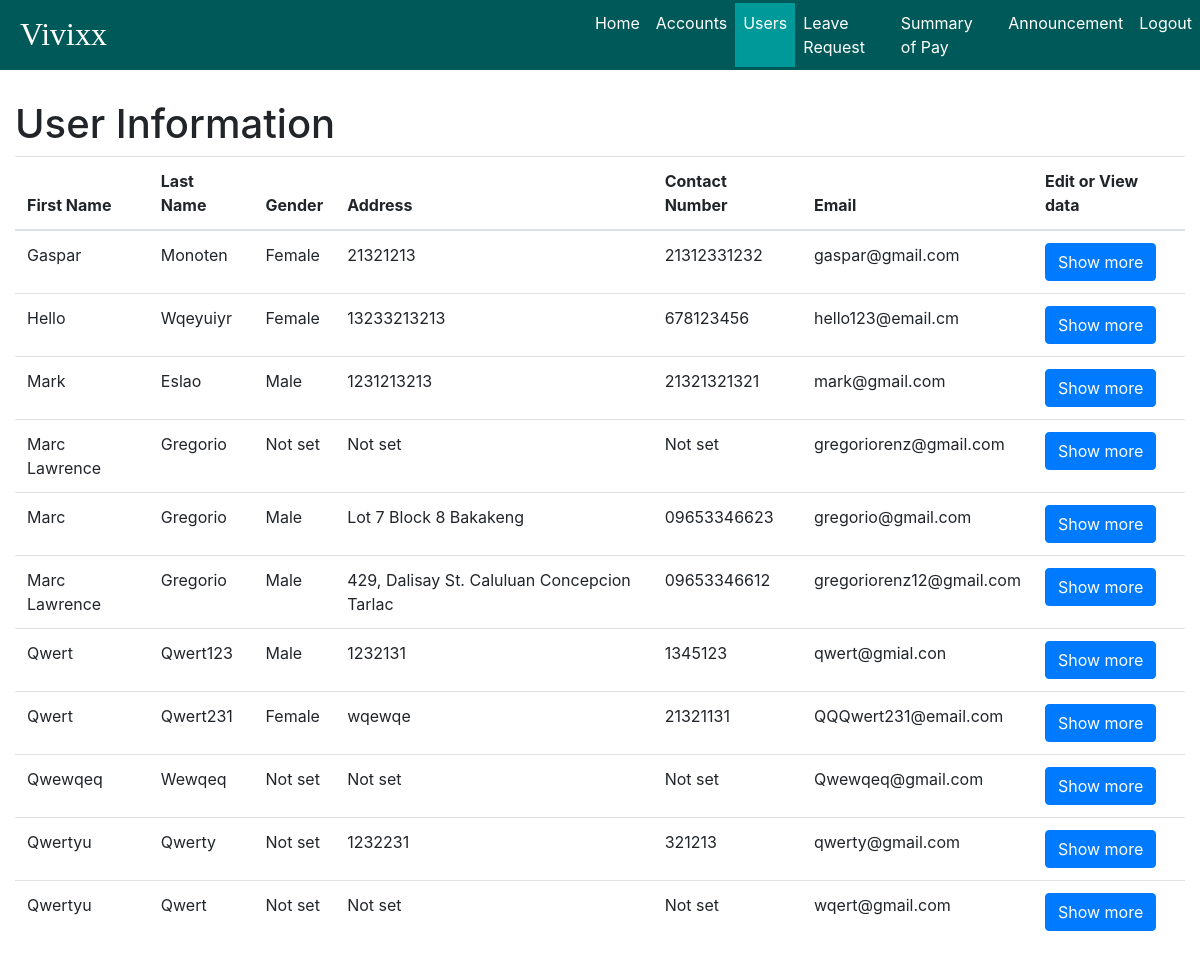
The app's page /admin/user_information/user_information.php (signed in), older data.
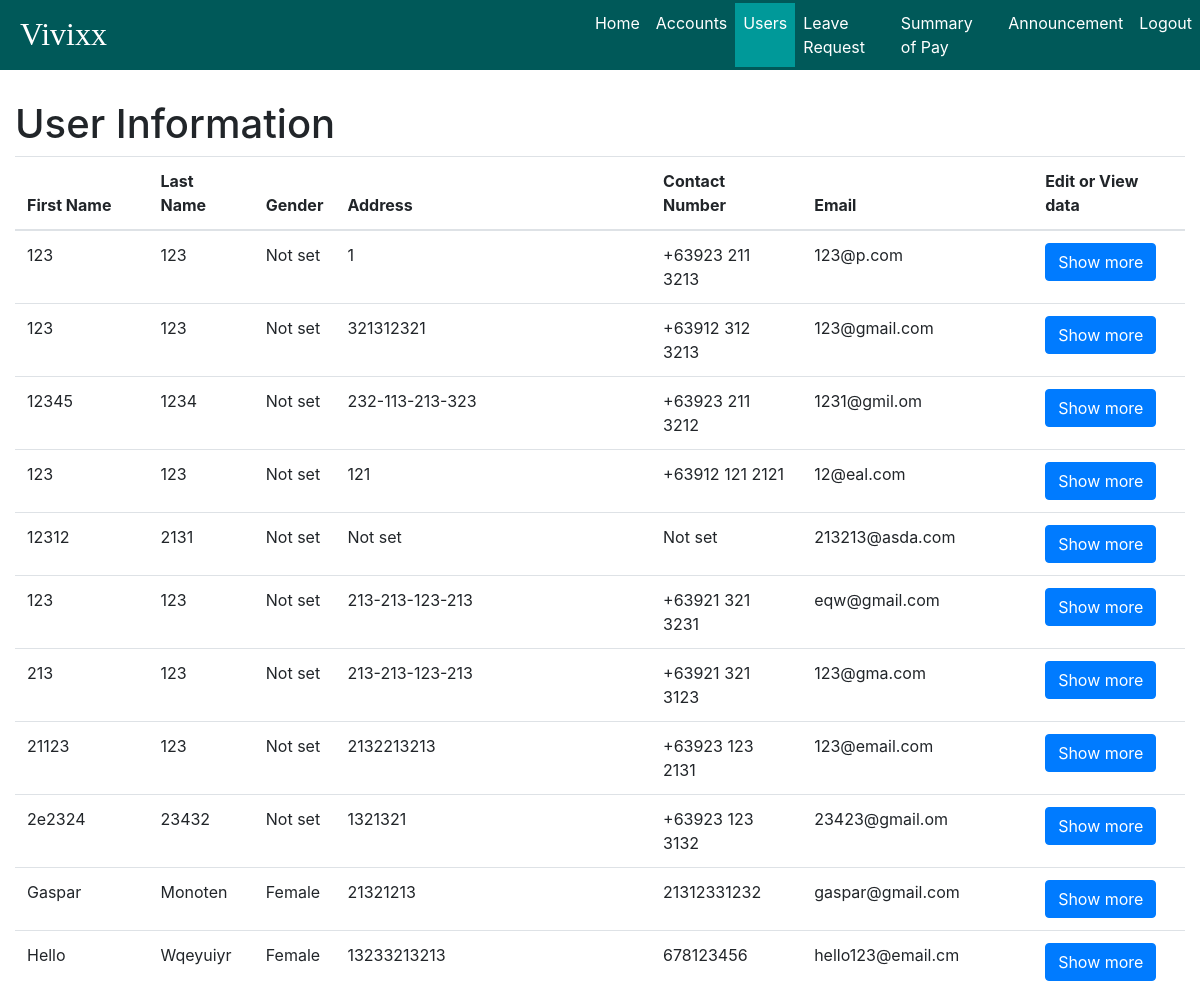
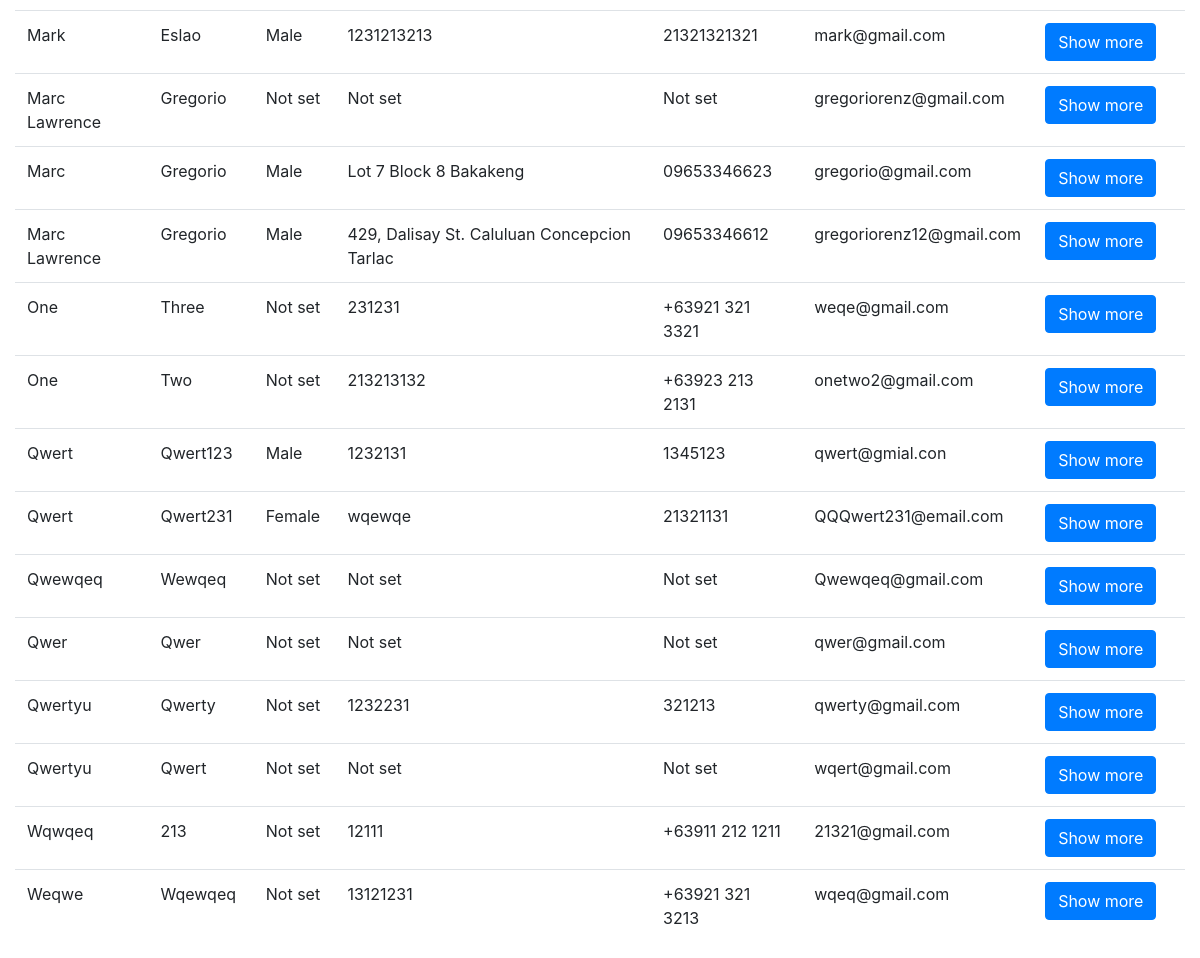
The same page, newer data (2 pictures, top to bottom).
### tables this page shows
CREATE TABLE `user_info` (
  `user_id` int(11) NOT NULL,
  `prof_image` mediumblob,
  `signature` mediumblob,
  `first_name` varchar(45) DEFAULT NULL,
  `middle_name` varchar(45) DEFAULT NULL,
  `last_name` varchar(45) DEFAULT NULL,
  `birth_date` date DEFAULT NULL,
  `birth_place` varchar(45) DEFAULT NULL,
  `contact_number` varchar(45) DEFAULT NULL,
  `facebook_link` varchar(100) DEFAULT NULL,
  `gender` varchar(45) DEFAULT NULL,
  `height` varchar(45) DEFAULT NULL,
  `weight` int(3) DEFAULT NULL,
  `blood_type` enum('o','a','b','ab') DEFAULT NULL,
  `residential_address` varchar(45) DEFAULT NULL,
  `residential_zip` int(4) DEFAULT NULL,
  `residential_tel_no` varchar(45) DEFAULT NULL,
  `permanent_address` varchar(45) DEFAULT NULL,
  `permanent_zip` int(4) DEFAULT NULL,
  `permanent_tel_no` varchar(45) DEFAULT NULL,
  `citizenship` varchar(45) DEFAULT NULL,
  `civil_status` varchar(45) DEFAULT NULL,
  `sss_no` varchar(45) DEFAULT NULL,
  `tin` varchar(45) DEFAULT NULL,
  `philhealth_no` varchar(45) DEFAULT NULL,
  `pagibig_id_no` varchar(45) DEFAULT NULL,
  PRIMARY KEY (`user_id`),
  UNIQUE KEY `user_id_UNIQUE` (`user_id`),
  CONSTRAINT `user_id` FOREIGN KEY (`user_id`) REFERENCES `user` (`user_id`) ON DELETE CASCADE ON UPDATE CASCADE
);

CREATE TABLE `user` (
  `username` varchar(45) NOT NULL,
  `user_id` int(11) NOT NULL AUTO_INCREMENT,
  `email` varchar(45) NOT NULL,
  `password` varchar(255) NOT NULL,
  `date_registered` date NOT NULL,
  `status` enum('enabled','disabled') DEFAULT 'enabled',
  `type` enum('admin','user') DEFAULT 'user',
  PRIMARY KEY (`username`),
  UNIQUE KEY `user_id_UNIQUE` (`user_id`),
  UNIQUE KEY `username_UNIQUE` (`username`)
);

### admin/user_information/user_information.php (the view, shortened to what this page needs)
<!DOCTYPE html>
<html>
<head>
	<link rel="stylesheet" href="../../style/bootstrap/bootstrap.min.css">
	<link type="text/css" rel="stylesheet" href="../style/style.css" media="screen, projection">
    <link rel="stylesheet" href="../../style/datatables.css">
</head>
<body>
	<div id="wrapper">
		<nav class="navbar fixed-top navbar-expand-lg navbar-dark" id="navigation-bar">
			<a href="index" class="navbar-brand" style="margin-right:40vw;">Vivixx</a>
			<div class="collapse navbar-collapse" id="navbar-content">
				<ul class="navbar-nav">
					<li class="nav-item">
						<a class="nav-link" href="../index.php">Home</a>
					</li>
					<li class="nav-item">
						<a class="nav-link" href="../accounts/accounts_status.php">Accounts</a>
					</li>
					<li class="nav-item active">
						<a class="nav-link" href="../user_information/user_information.php">Users</a>
					</li>
					<li class="nav-item">
						<a class="nav-link" href="../leave_request/leave_requests.php">Leave Request</a>
					</li>
					<li class="nav-item">
						<a class="nav-link" href="#">Summary of Pay</a>
					</li>
					<li class="nav-item">
						<a class="nav-link" href="../announcements/announcement.php">Announcement</a>
					</li>
					<li class="nav-item">
						<a class="nav-link logout" href="../logout.php">Logout</a>
					</li>
				</ul>
			</div>
		</nav>
		<div class="user-content container-fluid">
			<h1>User Information</h1>
				<table class="table" id="table">
					<thead>
						<tr>
							<th>First Name</th>
							<th>Last Name</th>
							<th>Gender</th>
							<th>Address</th>
							<th>Contact Number</th>
							<th>Email</th>
							<th>Edit or View data</th>
						</tr>
					</thead>
					<?php
						include '../../utilities/session.php';
							$sql = "select * from user_info natural join user where type='user';";
							$result = $connect->query($sql);
							if($result-> num_rows > 0){
								while($row = $result->fetch_assoc()){
									if($row["gender"] === "m"){
										$gender = "Male";
									}else if($row["gender"] === "f"){
										$gender = "Female";
									}else{
										$gender = "Not set";
									}
									if(!isset($row["residential_address"])){
										$address = "Not set";
									}else{
										$address = $row["residential_address"];
									}
									if(!isset($row["contact_number"])){
										$contact = "Not set";
									}else{
										$contact = $row["contact_number"];
									}
									$show = "
									<input name='show' value='show' style='display: none;'>
									<a href='view_information.php?user_id=".$row['user_id'].
									"& fname=".$row['first_name']."& mname=".$row['middle_name'] .
									"& lname=" .$row['last_name'] ."' class='show btn btn-primary'>Show more</a>";
									echo "
										<tr>
											<td>" . ucwords($row['first_name']) . "</td>
											<td>" . ucwords($row['last_name']) . "</td>
											<td>" . $gender . "</td>
											<td>" . $address . "</td>
											<td>" . $contact . "</td>
											<td>" . $row['email'] . "</td>
											<td>" . $show ."</td>
										</tr>";
								}
							}
					?>
				</table>
		</div>
	</div>
</body>
</html>

Row changes from the older to the newer data that the page shows:
added user_info: first_name "123", last_name "123", gender "Not set", residential_address "1", contact_number "+63923 211 3213", user.email "123@p.com"
added user_info: first_name "123", last_name "123", gender "Not set", residential_address "321312321", contact_number "+63912 312 3213", user.email "123@gmail.com"
added user_info: first_name "12345", last_name "1234", gender "Not set", residential_address "232-113-213-323", contact_number "+63923 211 3212", user.email "1231@gmil.om"
added user_info: first_name "123", last_name "123", gender "Not set", residential_address "121", contact_number "+63912 121 2121", user.email "12@eal.com"
added user_info: first_name "12312", last_name "2131", gender "Not set", residential_address "Not set", contact_number "Not set", user.email "213213@asda.com"
added user_info: first_name "123", last_name "123", gender "Not set", residential_address "213-213-123-213", contact_number "+63921 321 3231", user.email "eqw@gmail.com"
added user_info: first_name "213", last_name "123", gender "Not set", residential_address "213-213-123-213", contact_number "+63921 321 3123", user.email "123@gma.com"
added user_info: first_name "21123", last_name "123", gender "Not set", residential_address "2132213213", contact_number "+63923 123 2131", user.email "123@email.com"
added user_info: first_name "2e2324", last_name "23432", gender "Not set", residential_address "1321321", contact_number "+63923 123 3132", user.email "23423@gmail.om"
added user_info: first_name "One", last_name "Three", gender "Not set", residential_address "231231", contact_number "+63921 321 3321", user.email "weqe@gmail.com"
added user_info: first_name "One", last_name "Two", gender "Not set", residential_address "213213132", contact_number "+63923 213 2131", user.email "onetwo2@gmail.com"
added user_info: first_name "Qwer", last_name "Qwer", gender "Not set", residential_address "Not set", contact_number "Not set", user.email "qwer@gmail.com"
added user_info: first_name "Wqwqeq", last_name "213", gender "Not set", residential_address "12111", contact_number "+63911 212 1211", user.email "21321@gmail.com"
added user_info: first_name "Weqwe", last_name "Wqewqeq", gender "Not set", residential_address "13121231", contact_number "+63921 321 3213", user.email "wqeq@gmail.com"
